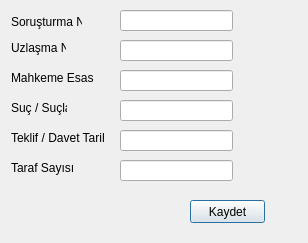
<?xml version="1.0" encoding="UTF-8"?>
<ui version="4.0">
 <class>Uzlasma</class>
 <widget class="QDialog" name="Uzlasma">
  <property name="geometry">
   <rect>
    <x>0</x>
    <y>0</y>
    <width>308</width>
    <height>243</height>
   </rect>
  </property>
  <property name="windowTitle">
   <string>Uzlaşma Oluştur</string>
  </property>
  <widget class="QLabel" name="label_5">
   <property name="geometry">
    <rect>
     <x>11</x>
     <y>130</y>
     <width>93</width>
     <height>16</height>
    </rect>
   </property>
   <property name="text">
    <string>Teklif / Davet Tarihi</string>
   </property>
  </widget>
  <widget class="QLabel" name="label_2">
   <property name="geometry">
    <rect>
     <x>11</x>
     <y>40</y>
     <width>55</width>
     <height>16</height>
    </rect>
   </property>
   <property name="text">
    <string>Uzlaşma No</string>
   </property>
  </widget>
  <widget class="QPushButton" name="pushButton">
   <property name="geometry">
    <rect>
     <x>190</x>
     <y>200</y>
     <width>75</width>
     <height>23</height>
    </rect>
   </property>
   <property name="text">
    <string>Kaydet</string>
   </property>
  </widget>
  <widget class="QLabel" name="label">
   <property name="geometry">
    <rect>
     <x>11</x>
     <y>12</y>
     <width>71</width>
     <height>20</height>
    </rect>
   </property>
   <property name="text">
    <string>Soruşturma No</string>
   </property>
  </widget>
  <widget class="QLabel" name="label_4">
   <property name="geometry">
    <rect>
     <x>11</x>
     <y>100</y>
     <width>56</width>
     <height>16</height>
    </rect>
   </property>
   <property name="text">
    <string>Suç / Suçlar</string>
   </property>
  </widget>
  <widget class="QLabel" name="label_3">
   <property name="geometry">
    <rect>
     <x>11</x>
     <y>70</y>
     <width>86</width>
     <height>16</height>
    </rect>
   </property>
   <property name="text">
    <string>Mahkeme Esas No</string>
   </property>
  </widget>
  <widget class="QLineEdit" name="lineEdit">
   <property name="geometry">
    <rect>
     <x>120</x>
     <y>10</y>
     <width>113</width>
     <height>21</height>
    </rect>
   </property>
  </widget>
  <widget class="QLineEdit" name="lineEdit_2">
   <property name="geometry">
    <rect>
     <x>120</x>
     <y>40</y>
     <width>113</width>
     <height>21</height>
    </rect>
   </property>
  </widget>
  <widget class="QLineEdit" name="lineEdit_3">
   <property name="geometry">
    <rect>
     <x>120</x>
     <y>70</y>
     <width>113</width>
     <height>21</height>
    </rect>
   </property>
  </widget>
  <widget class="QLineEdit" name="lineEdit_4">
   <property name="geometry">
    <rect>
     <x>120</x>
     <y>100</y>
     <width>113</width>
     <height>21</height>
    </rect>
   </property>
  </widget>
  <widget class="QLineEdit" name="lineEdit_5">
   <property name="geometry">
    <rect>
     <x>120</x>
     <y>130</y>
     <width>113</width>
     <height>21</height>
    </rect>
   </property>
  </widget>
  <widget class="QLabel" name="label_6">
   <property name="geometry">
    <rect>
     <x>11</x>
     <y>160</y>
     <width>93</width>
     <height>16</height>
    </rect>
   </property>
   <property name="text">
    <string>Taraf Sayısı</string>
   </property>
  </widget>
  <widget class="QLineEdit" name="lineEdit_6">
   <property name="geometry">
    <rect>
     <x>120</x>
     <y>160</y>
     <width>113</width>
     <height>21</height>
    </rect>
   </property>
  </widget>
 </widget>
 <resources/>
 <connections>
  <connection>
   <sender>pushButton</sender>
   <signal>clicked()</signal>
   <receiver>Uzlasma</receiver>
   <slot>close()</slot>
   <hints>
    <hint type="sourcelabel">
     <x>220</x>
     <y>210</y>
    </hint>
    <hint type="destinationlabel">
     <x>46</x>
     <y>189</y>
    </hint>
   </hints>
  </connection>
 </connections>
</ui>
